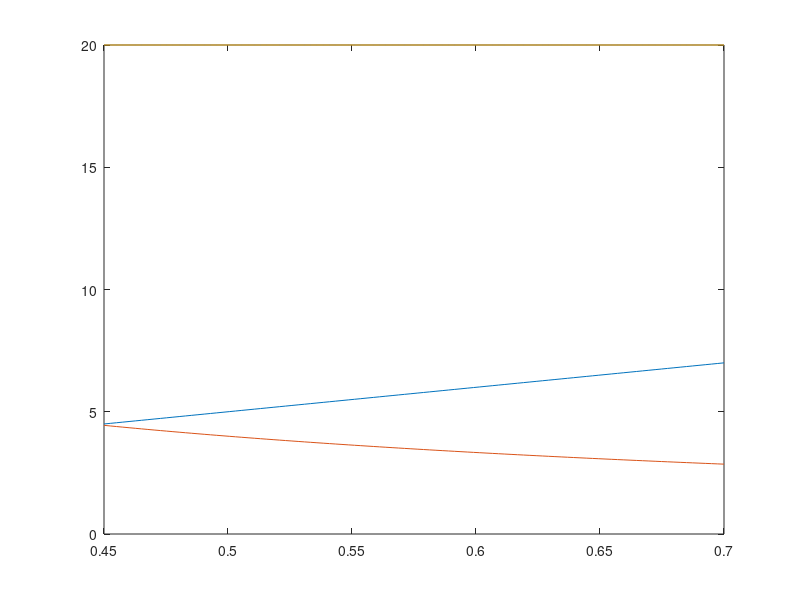

Recreate this plot in MATLAB.
pi_c = 20;

factor = linspace(0.45,0.7,100);
pi_cH = (pi_c/2).*factor ;
pi_cL = pi_c./pi_cH;

pi_total = pi_cH.*pi_cL
plot(factor,pi_cH,factor,pi_cL,factor,pi_total)